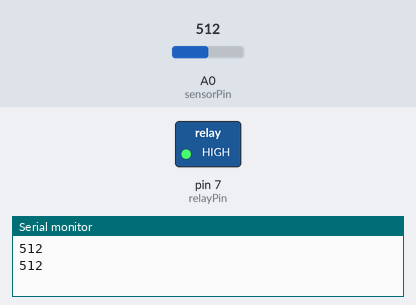
Bench run of a sketch on a simulated Arduino Uno, built with avr-gcc and run on an emulated ATmega328P. Parts: switched loads named in the sketch (green lamp = pin HIGH), the last lines printed to the serial monitor. Inputs (shaded band) come from the test bench; at power-on: A0 (sensorPin) = 512.

Above: at 1.8 s.
1.9 s: A0 (sensorPin) set to 590
3.4 s: A0 (sensorPin) set to 607
At 5.2 s:
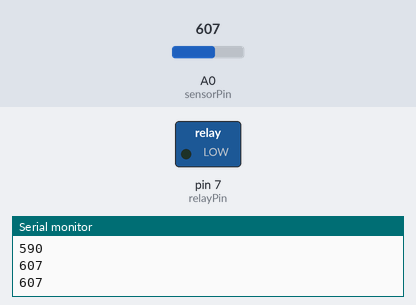
5.5 s: A0 (sensorPin) set to 511
At 6.8 s:
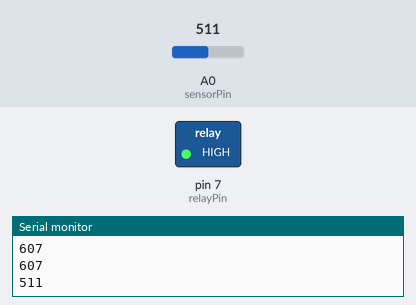
7.5 s: A0 (sensorPin) set to 610
At 8.3 s:
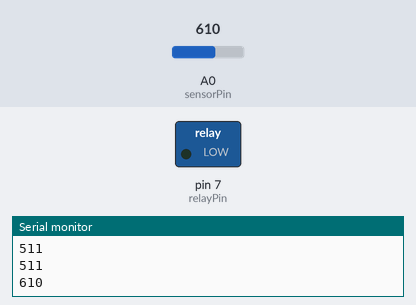
Timing chart, 0 to 10.5 s (numbered marks = the images above; inputs shaded):
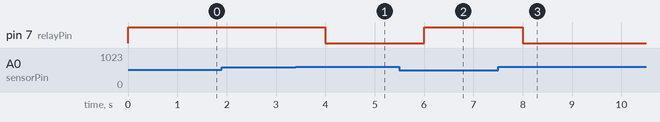

The sketch:

auto_watering.ino
```cpp
const int sensorPin = A0;     // Soil sensor pin
const int relayPin = 7;       // Relay control pin
const int threshold = 600;    // Tune as needed

void setup() {
  pinMode(relayPin, OUTPUT);
  Serial.begin(9600);
}

void loop() {
  int value = analogRead(sensorPin);
  Serial.println(value); // Check reading in Serial Monitor

  if (value > threshold) {
    // Soil is dry
    digitalWrite(relayPin, LOW);   // Pump ON (relay active LOW)
  } else {
    // Soil is wet
    digitalWrite(relayPin, HIGH);  // Pump OFF
  }

  delay(1000); // 1 sec delay
}
```

Measured:
- the behaviour switches between 600 and 601 on A0 (sensorPin) (found by bisection; images 0 and 1)
- after the input at 3.4 s, pin 7 (relayPin): HIGH → LOW after 0.60 s
- after the input at 5.5 s, pin 7 (relayPin): LOW → HIGH after 0.50 s
- after the input at 7.5 s, pin 7 (relayPin): HIGH → LOW after 0.50 s
